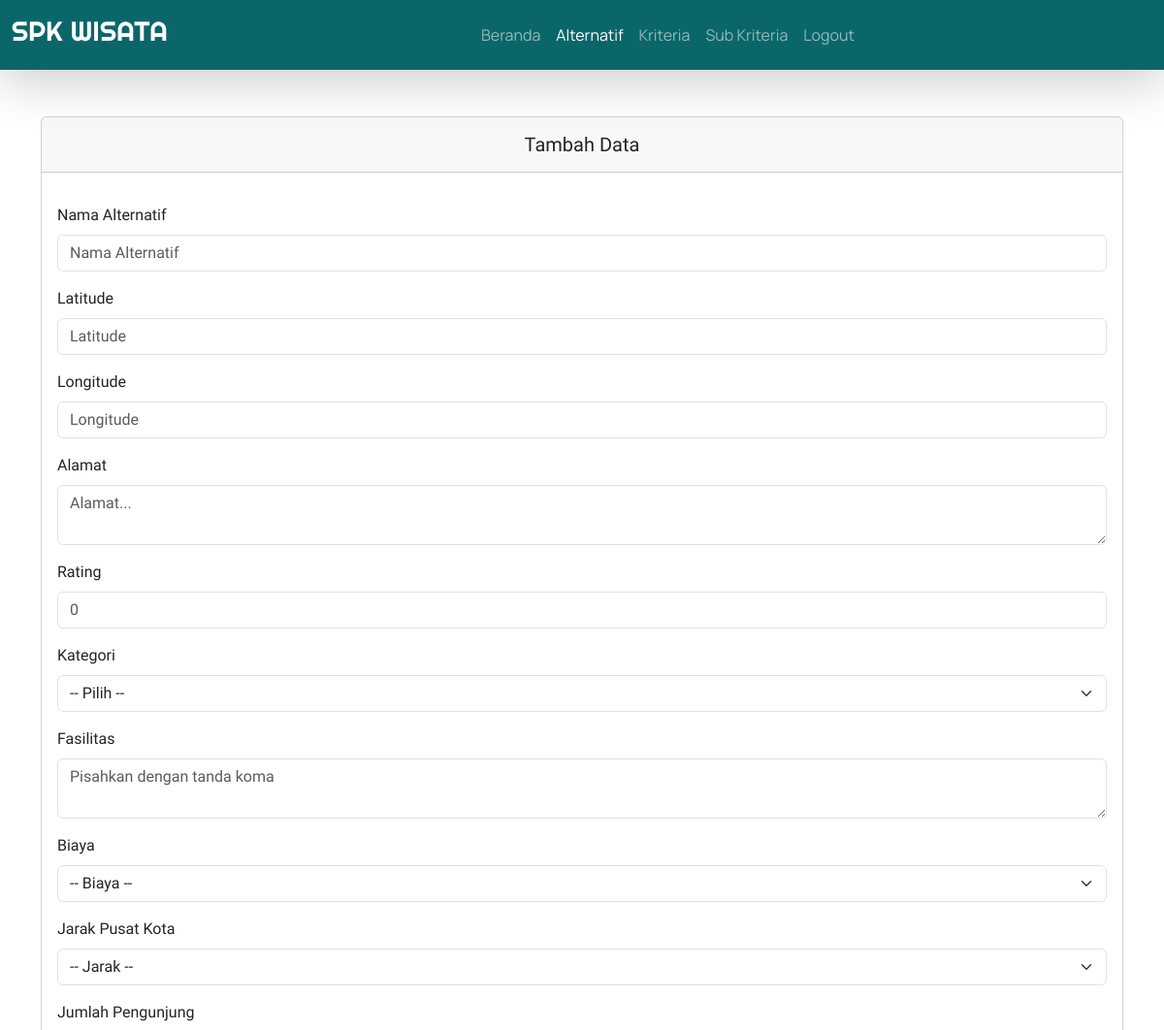
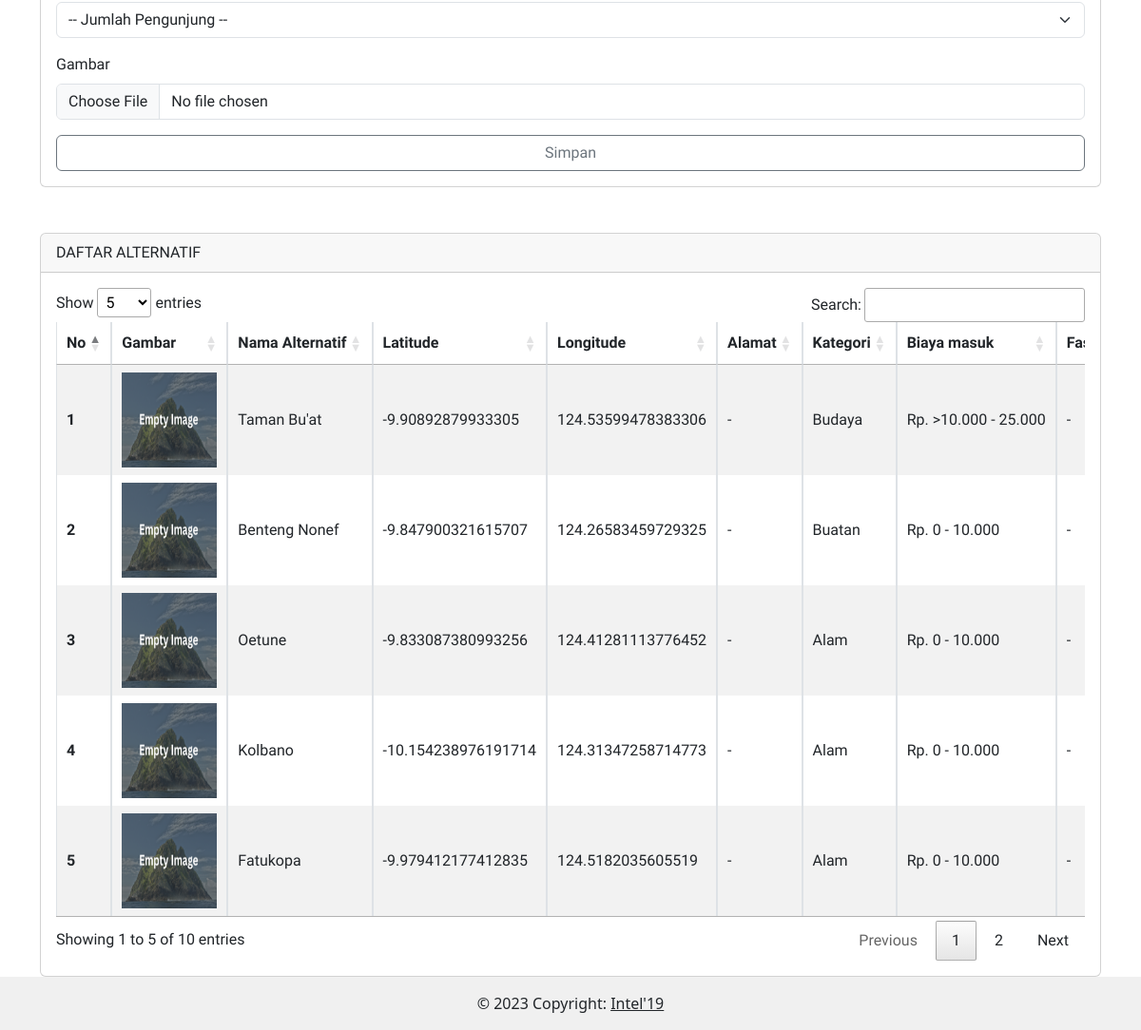
Screenshot of /admin/alternatif.php (signed in) with the database file from the repository (2 pictures, top to bottom).
### tables this page shows
CREATE TABLE `kecocokan_alt_kriteria` (
  `id_alt_kriteria` int(11) NOT NULL,
  `f_id_alternatif` int(5) NOT NULL,
  `f_id_kriteria` char(2) NOT NULL,
  `f_id_sub_kriteria` int(5) NOT NULL
);

CREATE TABLE `alternatif` (
  `id_alternatif` int(5) NOT NULL,
  `nama_alternatif` varchar(255) NOT NULL,
  `alamat` text NOT NULL,
  `gambar` varchar(255) NOT NULL,
  `latitude` varchar(255) NOT NULL,
  `longitude` varchar(255) NOT NULL,
  `rating` int(1) NOT NULL,
  `kategori` enum('Budaya','Buatan','Alam') NOT NULL,
  `fasilitas_alt` text NOT NULL
);

### config.php (called while the page is built, shortened)
<?php
function connectDatabase()
{
    $conn = new mysqli(DB_HOST, DB_USERNAME, DB_PASSWORD, DB_NAME);
    return $conn;
}
?>

### admin/classes/alternatif.php (called while the page is built, shortened)
<?php
    require_once '../config.php';
    class Alternatif{
        private $db;
        public function __construct()
        {
            $this->db = connectDatabase();
        }
        public function getDataAlternatif()
        {
            return $this->db->query("SELECT a.nama_alternatif, a.id_alternatif, a.latitude, a.longitude, a.alamat, a.gambar, a.rating, a.kategori, a.fasilitas_alt, kak.id_alt_kriteria,
                MAX(CASE WHEN k.id_kriteria = 'C1' THEN kak.id_alt_kriteria END) AS id_alt_C1,
                MIN(CASE WHEN k.id_kriteria = 'C2' THEN kak.id_alt_kriteria END) AS id_alt_C2,
                MIN(CASE WHEN k.id_kriteria = 'C3' THEN kak.id_alt_kriteria END) AS id_alt_C3,
                MAX(CASE WHEN k.id_kriteria = 'C4' THEN kak.id_alt_kriteria END) AS id_alt_C4,
                MAX(CASE WHEN k.id_kriteria = 'C1' THEN kak.f_id_sub_kriteria END) AS id_sub_C1,
                MIN(CASE WHEN k.id_kriteria = 'C2' THEN kak.f_id_sub_kriteria END) AS id_sub_C2,
                MIN(CASE WHEN k.id_kriteria = 'C3' THEN kak.f_id_sub_kriteria END) AS id_sub_C3,
                MAX(CASE WHEN k.id_kriteria = 'C4' THEN kak.f_id_sub_kriteria END) AS id_sub_C4,
                MAX(CASE WHEN k.id_kriteria = 'C1' THEN sk.nama_sub_kriteria END) AS nama_C1,
                MIN(CASE WHEN k.id_kriteria = 'C2' THEN sk.nama_sub_kriteria END) AS nama_C2,
                MIN(CASE WHEN k.id_kriteria = 'C3' THEN sk.nama_sub_kriteria END) AS nama_C3,
                MAX(CASE WHEN k.id_kriteria = 'C4' THEN sk.nama_sub_kriteria END) AS nama_C4,
                MAX(CASE WHEN k.id_kriteria = 'C1' THEN sk.spesifikasi END) AS spesifikasi_C1,
                MIN(CASE WHEN k.id_kriteria = 'C2' THEN sk.spesifikasi END) AS spesifikasi_C2,
                MIN(CASE WHEN k.id_kriteria = 'C3' THEN sk.spesifikasi END) AS spesifikasi_C3,
                MAX(CASE WHEN k.id_kriteria = 'C4' THEN sk.spesifikasi END) AS spesifikasi_C4
                FROM alternatif a
                JOIN kecocokan_alt_kriteria kak ON a.id_alternatif = kak.f_id_alternatif
                JOIN sub_kriteria sk ON kak.f_id_sub_kriteria = sk.id_sub_kriteria
                JOIN kriteria k ON kak.f_id_kriteria = k.id_kriteria
                GROUP BY a.nama_alternatif ORDER BY a.id_alternatif DESC;");
        }
    }
    $getDataAlternatif = new Alternatif();
?>

### admin/alternatif.php (the view, shortened to what this page needs)
<?php
require_once './header.php';
require_once './classes/alternatif.php';
$dataAlternatif = $getDataAlternatif->getDataAlternatif();
?>
<div class="container" style="font-family: 'Prompt', sans-serif">
    <div class="row">
        <div class="d-xxl-flex">
            <div class="col-xxl-3 mb-xxl-3 mt-5">
                <form action="" method="post" enctype="multipart/form-data">
                    <div class="card">
                        <div class="card-header">
                            <h5 class="text-center pt-2 col-12">
                                Tambah Data
                            </h5>
                        </div>
                        <div class="card-body">
                            <div class="mb-3 mt-3">
                                <label for="exampleFormControlInput1" class="form-label">Nama Alternatif</label>
                                <input type="text" name="nama_alternatif" class="form-control"
                                    id="exampleFormControlInput1" required placeholder="Nama Alternatif" />
                            </div>
                            <div class="mb-3 mt-3">
                                <label for="latitude" class="form-label">Latitude</label>
                                <input type="text" name="latitude" required class="form-control" id="latitude"
                                    placeholder="Latitude" />
                            </div>
                            <div class="mb-3 mt-3">
                                <label for="longitude" class="form-label">Longitude</label>
                                <input type="text" name="longitude" required class="form-control" id="longitude"
                                    placeholder="Longitude" />
                            </div>
                            <div class="mb-3 mt-3">
                                <label for="exampleFormControlInput1" class="form-label">Alamat</label>
                                <textarea class="form-control" required placeholder="Alamat..."
                                    name="alamat"></textarea>
                            </div>
                            <div class="mb-3 mt-3">
                                <label for="rating" class="form-label">Rating</label>
                                <input type="number" max="5" name="rating" required class="form-control" id="rating"
                                    placeholder="0" />
                            </div>
                            <div class="mb-3 mt-3">
                                <label for="kategori" class="form-label">Kategori</label>
                                <select class="form-select" name="kategori" required
                                    aria-label="Default select example">
                                    <option value="">-- Pilih --</option>
                                </select>
                            </div>
                            <div class="mb-3 mt-3">
                                <label for="exampleFormControlInput1" class="form-label">Fasilitas</label>
                                <textarea class="form-control" required placeholder="Pisahkan dengan tanda koma"
                                    name="fasilitas"></textarea>
                            </div>
                            <div class="mb-3 mt-3">
                                <label for="biaya" class="form-label">Biaya</label>
                                <select class="form-select" name="biaya" required aria-label="Default select example">
                                    <option value="">-- Biaya --</option>
                                </select>
                            </div>
                            <div class="mb-3 mt-3">
                                <label for="jarak" class="form-label">Jarak Pusat Kota</label>
                                <select class="form-select" name="jarak" required aria-label="Default select example">
                                    <option value="">-- Jarak --</option>
                                </select>
                            </div>
                            <div class="mb-3 mt-3">
                                <label for="jumlah-pengunjung" class="form-label">Jumlah Pengunjung</label>
                                <select class="form-select" name="jumlah-pengunjung" required
                                    aria-label="Default select example">
                                    <option value="">-- Jumlah Pengunjung --</option>
                                </select>
                            </div>
                            <div class="mb-3 mt-3">
                                <label for="gambar" class="form-label">Gambar</label>
                                <input type="file" accept=".jpg,.jpeg,.png" class="form-control" name="gambar"
                                    id="gambar" required />
                            </div>
                            <button type="submit" name="simpan" class="btn col-12 btn-outline-secondary">
                                Simpan
                            </button>
                        </div>
                    </div>
                </form>
            </div>
            <div class="col-xxl-9 mt-5 ms-xxl-5">
                <div class="card">
                    <div class="card-header">DAFTAR ALTERNATIF</div>
                    <div class="card-body">
                        <div class="table-responsive">
                            <table class="table table-striped table-bordered nowrap" style="width:100%"
                                id="table-penilaian">
                                <thead>
                                    <tr>
                                        <th scope="col">No</th>
                                        <th scope="col">Gambar</th>
                                        <th scope="col">Nama Alternatif</th>
                                        <th scope="col">Latitude</th>
                                        <th scope="col">Longitude</th>
                                        <th scope="col">Alamat</th>
                                        <th scope="col">Kategori</th>
                                        <th scope="col">Biaya masuk</th>
                                        <th scope="col">Fasilitas</th>
                                    </tr>
                                </thead>
                                <tbody class="table-group-divider">
                                    <?php foreach ($dataAlternatif as $i => $alternatif):?>
                                    <tr>
                                        <th scope="row"><?=$i+1;?></th>
                                        <td><a href="../user_area/gambar/<?= $alternatif['gambar'] == '-'? 'no-img.png': $alternatif['gambar'];?>"
                                                data-lightbox="image-1"
                                                data-title="<?= $alternatif['nama_alternatif']; ?>"><img
                                                    style="width:100px; height:100px;"
                                                    src="../user_area/gambar/<?= $alternatif['gambar'] == '-'? 'no-img.png': $alternatif['gambar']; ?>"
                                                    alt=""></a>
                                        </td>
                                        <td><?=$alternatif['nama_alternatif'];?></td>
                                        <td><?=$alternatif['latitude'];?></td>
                                        <td><?=$alternatif['longitude'];?></td>
                                        <td><?=$alternatif['alamat'];?></td>
                                        <td><?=$alternatif['kategori'];?></td>
                                        <td><?=$alternatif['spesifikasi_C1'];?></td>
                                        <td><?=$alternatif['fasilitas_alt'] != '' ? $alternatif['fasilitas_alt']:'-';?>
                                        </td>
                                    </tr>
                                    <?php endforeach;?>
                                </tbody>
                            </table>
                        </div>
                    </div>
                </div>
            </div>
        </div>
    </div>
</div>
<?php
require_once './footer.php';
?>

### rows the page displays
kecocokan_alt_kriteria: f_id_alternatif.nama_alternatif "Taman Bu'at", f_id_alternatif.latitude "-9.90892879933305", f_id_alternatif.longitude "124.53599478383306", f_id_alternatif.alamat "-", f_id_alternatif.kategori "Budaya", spesifikasi_C1 "Rp. >10.000 - 25.000"
kecocokan_alt_kriteria: f_id_alternatif.nama_alternatif "Benteng Nonef", f_id_alternatif.latitude "-9.847900321615707", f_id_alternatif.longitude "124.26583459729325", f_id_alternatif.alamat "-", f_id_alternatif.kategori "Buatan", spesifikasi_C1 "Rp. 0 - 10.000"
kecocokan_alt_kriteria: f_id_alternatif.nama_alternatif "Oetune", f_id_alternatif.latitude "-9.833087380993256", f_id_alternatif.longitude "124.41281113776452", f_id_alternatif.alamat "-", f_id_alternatif.kategori "Alam", spesifikasi_C1 "Rp. 0 - 10.000"
kecocokan_alt_kriteria: f_id_alternatif.nama_alternatif "Kolbano", f_id_alternatif.latitude "-10.154238976191714", f_id_alternatif.longitude "124.31347258714773", f_id_alternatif.alamat "-", f_id_alternatif.kategori "Alam", spesifikasi_C1 "Rp. 0 - 10.000"
kecocokan_alt_kriteria: f_id_alternatif.nama_alternatif "Fatukopa", f_id_alternatif.latitude "-9.979412177412835", f_id_alternatif.longitude "124.5182035605519", f_id_alternatif.alamat "-", f_id_alternatif.kategori "Alam", spesifikasi_C1 "Rp. 0 - 10.000"
